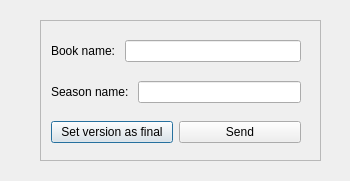
<?xml version="1.0" encoding="UTF-8"?>
<ui version="4.0">
 <class>Export_edits</class>
 <widget class="QDialog" name="Export_edits">
  <property name="geometry">
   <rect>
    <x>0</x>
    <y>0</y>
    <width>350</width>
    <height>181</height>
   </rect>
  </property>
  <property name="windowTitle">
   <string>Export Edits</string>
  </property>
  <widget class="QWidget" name="layoutWidget">
   <property name="geometry">
    <rect>
     <x>51</x>
     <y>40</y>
     <width>250</width>
     <height>103</height>
    </rect>
   </property>
   <layout class="QVBoxLayout" name="verticalLayout_2">
    <item>
     <layout class="QVBoxLayout" name="verticalLayout">
      <item>
       <layout class="QFormLayout" name="formLayout">
        <item row="0" column="0">
         <widget class="QLabel" name="bookNameLabel">
          <property name="text">
           <string>Book name: </string>
          </property>
         </widget>
        </item>
        <item row="0" column="1">
         <widget class="QLineEdit" name="bookNameLineEdit"/>
        </item>
       </layout>
      </item>
      <item>
       <layout class="QFormLayout" name="formLayout_2">
        <item row="0" column="0">
         <widget class="QLabel" name="seasonNameLabel">
          <property name="text">
           <string>Season name: </string>
          </property>
         </widget>
        </item>
        <item row="0" column="1">
         <widget class="QLineEdit" name="seasonNameLineEdit"/>
        </item>
       </layout>
      </item>
     </layout>
    </item>
    <item>
     <layout class="QHBoxLayout" name="horizontalLayout">
      <item>
       <widget class="QPushButton" name="pushButton_final">
        <property name="text">
         <string>Set version as final</string>
        </property>
       </widget>
      </item>
      <item>
       <widget class="QPushButton" name="pushButton_send">
        <property name="text">
         <string>Send</string>
        </property>
       </widget>
      </item>
     </layout>
    </item>
   </layout>
  </widget>
  <widget class="QFrame" name="frame">
   <property name="geometry">
    <rect>
     <x>40</x>
     <y>20</y>
     <width>281</width>
     <height>141</height>
    </rect>
   </property>
   <property name="frameShape">
    <enum>QFrame::StyledPanel</enum>
   </property>
   <property name="frameShadow">
    <enum>QFrame::Raised</enum>
   </property>
  </widget>
  <widget class="QLabel" name="background">
   <property name="geometry">
    <rect>
     <x>-10</x>
     <y>-10</y>
     <width>371</width>
     <height>201</height>
    </rect>
   </property>
   <property name="text">
    <string/>
   </property>
  </widget>
  <zorder>background</zorder>
  <zorder>frame</zorder>
  <zorder>layoutWidget</zorder>
 </widget>
 <resources/>
 <connections/>
</ui>
